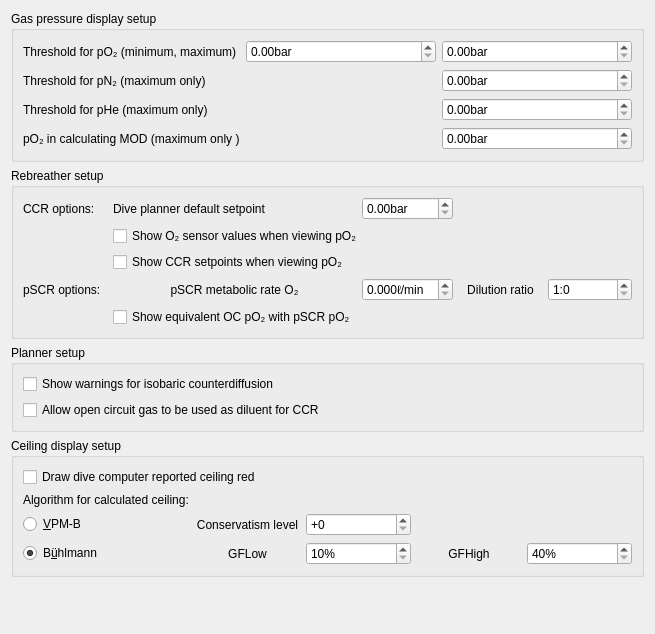
<?xml version="1.0" encoding="UTF-8"?>
<ui version="4.0">
 <class>PreferencesGraph</class>
 <widget class="QWidget" name="PreferencesGraph">
  <property name="geometry">
   <rect>
    <x>0</x>
    <y>0</y>
    <width>655</width>
    <height>634</height>
   </rect>
  </property>
  <property name="windowTitle">
   <string>Form</string>
  </property>
  <layout class="QVBoxLayout" name="verticalLayout">
   <item>
    <widget class="QGroupBox" name="groupBox_4">
     <property name="title">
      <string>Gas pressure display setup</string>
     </property>
     <layout class="QGridLayout" name="gridLayout_1">
      <item row="0" column="0">
       <widget class="QLabel" name="label_12">
        <property name="enabled">
         <bool>true</bool>
        </property>
        <property name="text">
         <string>Threshold for pO₂ (minimum, maximum)</string>
        </property>
       </widget>
      </item>
      <item row="0" column="1">
       <widget class="QDoubleSpinBox" name="po2ThresholdMin">
        <property name="enabled">
         <bool>true</bool>
        </property>
        <property name="suffix">
         <string>bar</string>
        </property>
        <property name="singleStep">
         <double>0.010000000000000</double>
        </property>
       </widget>
      </item>
      <item row="0" column="2">
       <widget class="QDoubleSpinBox" name="po2ThresholdMax">
        <property name="enabled">
         <bool>true</bool>
        </property>
        <property name="suffix">
         <string>bar</string>
        </property>
        <property name="singleStep">
         <double>0.100000000000000</double>
        </property>
       </widget>
      </item>
      <item row="1" column="0">
       <widget class="QLabel" name="label_13">
        <property name="enabled">
         <bool>true</bool>
        </property>
        <property name="text">
         <string>Threshold for pN₂ (maximum only)</string>
        </property>
       </widget>
      </item>
      <item row="1" column="2">
       <widget class="QDoubleSpinBox" name="pn2Threshold">
        <property name="enabled">
         <bool>true</bool>
        </property>
        <property name="suffix">
         <string>bar</string>
        </property>
        <property name="singleStep">
         <double>0.100000000000000</double>
        </property>
       </widget>
      </item>
      <item row="2" column="0">
       <widget class="QLabel" name="label_17">
        <property name="enabled">
         <bool>true</bool>
        </property>
        <property name="text">
         <string>Threshold for pHe (maximum only)</string>
        </property>
       </widget>
      </item>
      <item row="2" column="2">
       <widget class="QDoubleSpinBox" name="pheThreshold">
        <property name="enabled">
         <bool>true</bool>
        </property>
        <property name="suffix">
         <string>bar</string>
        </property>
        <property name="singleStep">
         <double>0.100000000000000</double>
        </property>
       </widget>
      </item>
      <item row="3" column="0">
       <widget class="QLabel" name="label_18">
        <property name="enabled">
         <bool>true</bool>
        </property>
        <property name="text">
         <string>pO₂ in calculating MOD (maximum only )</string>
        </property>
       </widget>
      </item>
      <item row="3" column="2">
       <widget class="QDoubleSpinBox" name="maxpo2">
        <property name="enabled">
         <bool>true</bool>
        </property>
        <property name="suffix">
         <string>bar</string>
        </property>
        <property name="singleStep">
         <double>0.100000000000000</double>
        </property>
       </widget>
      </item>
     </layout>
    </widget>
   </item>
   <item>
    <widget class="QGroupBox" name="groupBox_5">
     <property name="title">
      <string>Rebreather setup</string>
     </property>
     <layout class="QGridLayout" name="gridLayout_2">
      <item row="0" column="0">
       <widget class="QLabel" name="label_26">
        <property name="text">
         <string>CCR options:</string>
        </property>
       </widget>
      </item>
      <item row="0" column="1">
       <widget class="QLabel" name="label_27">
        <property name="text">
         <string>Dive planner default setpoint</string>
        </property>
       </widget>
      </item>
      <item row="0" column="2">
       <widget class="QDoubleSpinBox" name="defaultSetpoint">
        <property name="suffix">
         <string>bar</string>
        </property>
        <property name="decimals">
         <number>2</number>
        </property>
        <property name="maximum">
         <double>10.000000000000000</double>
        </property>
        <property name="singleStep">
         <double>0.100000000000000</double>
        </property>
       </widget>
      </item>
      <item row="1" column="1" colspan="2">
       <widget class="QCheckBox" name="show_ccr_sensors">
        <property name="text">
         <string>Show O₂ sensor values when viewing pO₂</string>
        </property>
       </widget>
      </item>
      <item row="2" column="1" colspan="2">
       <widget class="QCheckBox" name="show_ccr_setpoint">
        <property name="text">
         <string>Show CCR setpoints when viewing pO₂</string>
        </property>
       </widget>
      </item>
      <item row="3" column="0">
       <widget class="QLabel" name="pSCR">
        <property name="text">
         <string>pSCR options:</string>
        </property>
       </widget>
      </item>
      <item row="3" column="1">
       <widget class="QLabel" name="MetabolicRate">
        <property name="text">
         <string>pSCR metabolic rate O₂</string>
        </property>
        <property name="alignment">
         <set>Qt::AlignCenter</set>
        </property>
       </widget>
      </item>
      <item row="3" column="2">
       <widget class="QDoubleSpinBox" name="psro2rate">
        <property name="suffix">
         <string>ℓ/min</string>
        </property>
        <property name="decimals">
         <number>3</number>
        </property>
       </widget>
      </item>
      <item row="3" column="3">
       <widget class="QLabel" name="label_28">
        <property name="text">
         <string>Dilution ratio</string>
        </property>
        <property name="alignment">
         <set>Qt::AlignCenter</set>
        </property>
       </widget>
      </item>
      <item row="3" column="4">
       <widget class="QSpinBox" name="pscrfactor">
        <property name="suffix">
         <string/>
        </property>
        <property name="prefix">
         <string>1:</string>
        </property>
       </widget>
      </item>
      <item row="4" column="1">
       <widget class="QCheckBox" name="show_scr_ocpo2">
        <property name="text">
         <string>Show equivalent OC pO₂ with pSCR pO₂</string>
        </property>
       </widget>
      </item>
     </layout>
    </widget>
   </item>
   <item>
    <widget class="QGroupBox" name="groupBox_6">
     <property name="title">
      <string>Planner setup</string>
     </property>
     <layout class="QGridLayout" name="gridLayout_3">
      <item row="0" column="0">
       <widget class="QCheckBox" name="show_icd">
        <property name="text">
         <string>Show warnings for isobaric counterdiffusion</string>
        </property>
       </widget>
      </item>
      <item row="1" column="0">
       <widget class="QCheckBox" name="allowOcGasAsDiluent">
        <property name="text">
         <string>Allow open circuit gas to be used as diluent for CCR</string>
        </property>
       </widget>
      </item>
     </layout>
    </widget>
   </item>
   <item>
    <widget class="QGroupBox" name="groupBox_7">
     <property name="title">
      <string>Ceiling display setup</string>
     </property>
     <layout class="QGridLayout" name="gridLayout_4">
      <item row="3" column="3">
       <widget class="QLabel" name="label_GFhigh">
        <property name="text">
         <string>GFHigh</string>
        </property>
        <property name="alignment">
         <set>Qt::AlignCenter</set>
        </property>
       </widget>
      </item>
      <item row="3" column="0">
       <widget class="QRadioButton" name="buehlmann">
        <property name="text">
         <string>B&amp;ühlmann</string>
        </property>
        <property name="checked">
         <bool>true</bool>
        </property>
       </widget>
      </item>
      <item row="1" column="0">
       <widget class="QLabel" name="label_22">
        <property name="enabled">
         <bool>true</bool>
        </property>
        <property name="text">
         <string>Algorithm for calculated ceiling:</string>
        </property>
       </widget>
      </item>
      <item row="3" column="2">
       <widget class="QSpinBox" name="gflow">
        <property name="suffix">
         <string>%</string>
        </property>
        <property name="minimum">
         <number>10</number>
        </property>
        <property name="maximum">
         <number>150</number>
        </property>
       </widget>
      </item>
      <item row="2" column="1">
       <widget class="QLabel" name="label_VPMB">
        <property name="text">
         <string>Conservatism level</string>
        </property>
        <property name="alignment">
         <set>Qt::AlignCenter</set>
        </property>
       </widget>
      </item>
      <item row="2" column="2">
       <widget class="QSpinBox" name="vpmb_conservatism">
        <property name="prefix">
         <string>+</string>
        </property>
        <property name="minimum">
         <number>0</number>
        </property>
        <property name="maximum">
         <number>4</number>
        </property>
       </widget>
      </item>
      <item row="0" column="0" colspan="2">
       <widget class="QCheckBox" name="red_ceiling">
        <property name="enabled">
         <bool>true</bool>
        </property>
        <property name="text">
         <string>Draw dive computer reported ceiling red</string>
        </property>
       </widget>
      </item>
      <item row="2" column="0">
       <widget class="QRadioButton" name="vpmb">
        <property name="text">
         <string>&amp;VPM-B</string>
        </property>
       </widget>
      </item>
      <item row="3" column="4">
       <widget class="QSpinBox" name="gfhigh">
        <property name="suffix">
         <string>%</string>
        </property>
        <property name="minimum">
         <number>40</number>
        </property>
        <property name="maximum">
         <number>150</number>
        </property>
       </widget>
      </item>
      <item row="3" column="1">
       <widget class="QLabel" name="label_GFlow">
        <property name="text">
         <string>GFLow</string>
        </property>
        <property name="alignment">
         <set>Qt::AlignCenter</set>
        </property>
       </widget>
      </item>
     </layout>
    </widget>
   </item>
   <item>
    <spacer name="verticalSpacer">
     <property name="orientation">
      <enum>Qt::Vertical</enum>
     </property>
     <property name="sizeHint" stdset="0">
      <size>
       <width>20</width>
       <height>40</height>
      </size>
     </property>
    </spacer>
   </item>
  </layout>
 </widget>
 <tabstops>
  <tabstop>po2ThresholdMin</tabstop>
  <tabstop>po2ThresholdMax</tabstop>
  <tabstop>pn2Threshold</tabstop>
  <tabstop>pheThreshold</tabstop>
  <tabstop>maxpo2</tabstop>
  <tabstop>defaultSetpoint</tabstop>
  <tabstop>show_ccr_sensors</tabstop>
  <tabstop>show_ccr_setpoint</tabstop>
  <tabstop>psro2rate</tabstop>
  <tabstop>pscrfactor</tabstop>
  <tabstop>show_scr_ocpo2</tabstop>
  <tabstop>show_icd</tabstop>
  <tabstop>red_ceiling</tabstop>
  <tabstop>vpmb</tabstop>
  <tabstop>vpmb_conservatism</tabstop>
  <tabstop>buehlmann</tabstop>
  <tabstop>gflow</tabstop>
  <tabstop>gfhigh</tabstop>
 </tabstops>
 <resources/>
 <connections/>
</ui>
